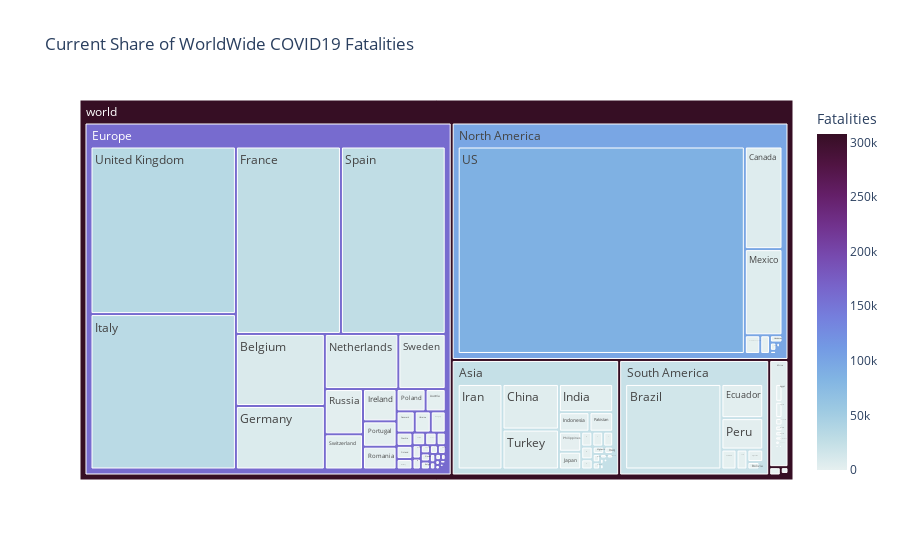

Notebook cell for this chart:
### Markdown cell above
## Current Share of Worldwide COVID-19 Fatalities

### Code cell
fig = px.treemap(df_tm, path = ['world', 'continent', 'Country_Region'],\
                values = 'Fatalities', color = 'Fatalities',\
                hover_data = ['Country_Region'], \
                color_continuous_scale = 'dense',
                title = 'Current Share of WorldWide COVID19 Fatalities')

fig.show()

### Figure 1 — Plotly figure (JSON) as saved in the notebook; plotly's stock layout.template omitted (floating-point values rounded to 4 significant figures; data arrays with more than 128 entries replaced by an {"elided": "..."} marker saying what was removed)
{"data": [{"branchvalues": "total", "customdata": {"elided": "198x2 mixed values"}, "domain": {"x": [0, 1], "y": [0, 1]}, "hovertemplate": "labels=%{label}<br>Fatalities=%{color}<br>parent=%{parent}<br>id=%{id}<br>Country_Region=%{customdata[0]}<extra></extra>", "ids": {"elided": "198 str values"}, "labels": {"elided": "198 str values"}, "marker": {"coloraxis": "coloraxis", "colors": {"elided": "198 int values"}}, "name": "", "parents": {"elided": "198 str values"}, "type": "treemap", "values": {"elided": "198 int values"}}], "layout": {"coloraxis": {"colorbar": {"title": {"text": "Fatalities"}}, "colorscale": [[0, "rgb(230, 240, 240)"], [0.09091, "rgb(191, 221, 229)"], [0.1818, "rgb(156, 201, 226)"], [0.2727, "rgb(129, 180, 227)"], [0.3636, "rgb(115, 154, 228)"], [0.4545, "rgb(117, 127, 221)"], [0.5455, "rgb(120, 100, 202)"], [0.6364, "rgb(119, 74, 175)"], [0.7273, "rgb(113, 50, 141)"], [0.8182, "rgb(100, 31, 104)"], [0.9091, "rgb(80, 20, 66)"], [1, "rgb(54, 14, 36)"]]}, "legend": {"tracegroupgap": 0}, "title": {"text": "Current Share of WorldWide COVID19 Fatalities"}}}
